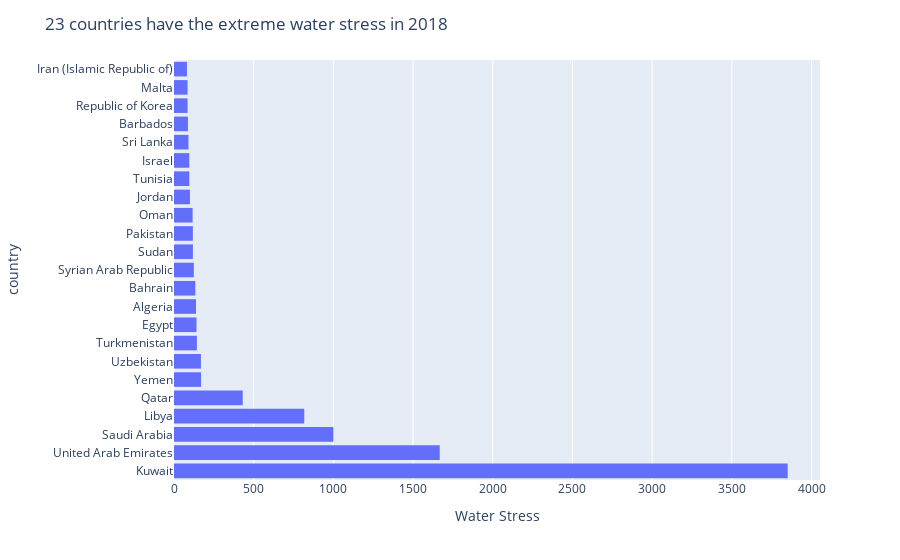

Here is the notebook cell this chart was saved with:
### Markdown cell above
**In 2018, in terms of 7599006.521 thousand people in the world, there were 726621.478 thousand people living in countries with extreme water stress, corresponding to 9.56% of world population.**

### Code cell
# 23 Countries was in the Extremely Water Stress
top_ws_2018 = df.sort_values('ws',ascending=False).head(23)

# Plot
fig = px.histogram(top_ws_2018, y="country", x='ws')
fig.update_xaxes(title_text='Water Stress')
fig.update_yaxes(title_text='country')
fig.update_layout(title_text='23 countries have the extreme water stress in 2018')
pio.write_html(fig, file='Water_stress_top23_2018.html', auto_open=True)
fig.show()

### Figure 1 — Plotly figure (JSON) as saved in the notebook; plotly's stock layout.template omitted (floating-point values rounded to 4 significant figures)
{"data": [{"alignmentgroup": "True", "bingroup": "y", "histfunc": "sum", "hovertemplate": "sum of ws=%{x}<br>country=%{y}<extra></extra>", "legendgroup": "", "marker": {"color": "#636efa", "pattern": {"shape": ""}}, "name": "", "offsetgroup": "", "orientation": "h", "showlegend": false, "type": "histogram", "x": [3850.0, 1667.0, 1000, 817.1, 431.0, 169.8, 168.9, 143.6, 141.2, 137.9, 133.7, 124.4, 118.7, 118.2, 116.7, 100.1, 96.0, 95.94, 90.79, 87.5, 85.22, 85.15, 81.29], "xaxis": "x", "y": ["Kuwait", "United Arab Emirates", "Saudi Arabia", "Libya", "Qatar", "Yemen", "Uzbekistan", "Turkmenistan", "Egypt", "Algeria", "Bahrain", "Syrian Arab Republic", "Sudan", "Pakistan", "Oman", "Jordan", "Tunisia", "Israel", "Sri Lanka", "Barbados", "Republic of Korea", "Malta", "Iran (Islamic Republic of)"], "yaxis": "y"}], "layout": {"barmode": "relative", "legend": {"tracegroupgap": 0}, "margin": {"t": 60}, "title": {"text": "23 countries have the extreme water stress in 2018"}, "xaxis": {"anchor": "y", "domain": [0, 1], "title": {"text": "Water Stress"}}, "yaxis": {"anchor": "x", "domain": [0, 1], "title": {"text": "country"}}}}
